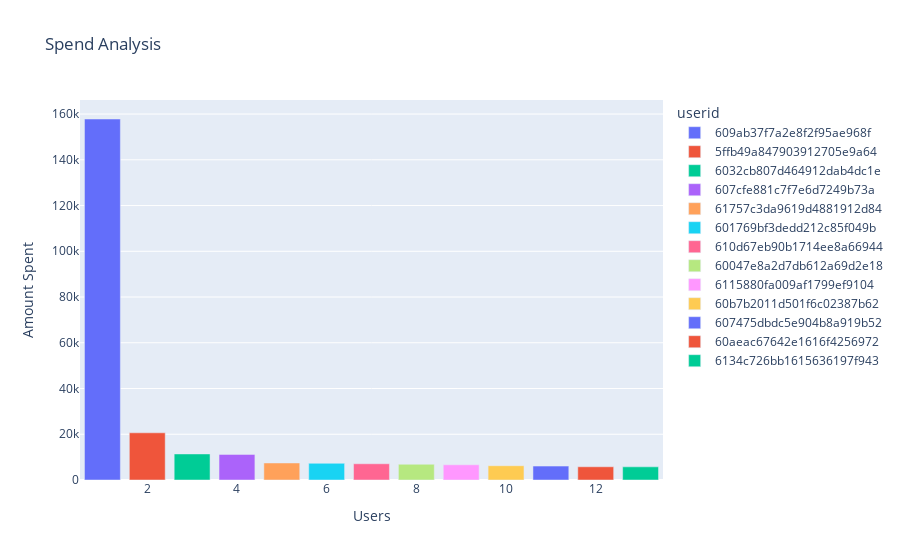

Notebook cell for this chart:
### Code cell
df1 = df[df['total_spent'] > 5000]
users = [1,2,3,4,5,6,7,8,9,10,11,12,13]
fig = px.bar(df1, x = users, y='total_spent', color = 'userid', title = 'Spend Analysis')
fig.update_layout(
    xaxis_title="Users",
    yaxis_title="Amount Spent")
fig.show()

### Figure 1 — Plotly figure (JSON) as saved in the notebook; plotly's stock layout.template omitted (floating-point values rounded to 4 significant figures)
{"data": [{"alignmentgroup": "True", "hovertemplate": "userid=609ab37f7a2e8f2f95ae968f<br>x=%{x}<br>total_spent=%{y}<extra></extra>", "legendgroup": "609ab37f7a2e8f2f95ae968f", "marker": {"color": "#636efa", "pattern": {"shape": ""}}, "name": "609ab37f7a2e8f2f95ae968f", "offsetgroup": "609ab37f7a2e8f2f95ae968f", "orientation": "v", "showlegend": true, "textposition": "auto", "type": "bar", "x": [1], "xaxis": "x", "y": [157800.0], "yaxis": "y"}, {"alignmentgroup": "True", "hovertemplate": "userid=5ffb49a847903912705e9a64<br>x=%{x}<br>total_spent=%{y}<extra></extra>", "legendgroup": "5ffb49a847903912705e9a64", "marker": {"color": "#EF553B", "pattern": {"shape": ""}}, "name": "5ffb49a847903912705e9a64", "offsetgroup": "5ffb49a847903912705e9a64", "orientation": "v", "showlegend": true, "textposition": "auto", "type": "bar", "x": [2], "xaxis": "x", "y": [20630.0], "yaxis": "y"}, {"alignmentgroup": "True", "hovertemplate": "userid=6032cb807d464912dab4dc1e<br>x=%{x}<br>total_spent=%{y}<extra></extra>", "legendgroup": "6032cb807d464912dab4dc1e", "marker": {"color": "#00cc96", "pattern": {"shape": ""}}, "name": "6032cb807d464912dab4dc1e", "offsetgroup": "6032cb807d464912dab4dc1e", "orientation": "v", "showlegend": true, "textposition": "auto", "type": "bar", "x": [3], "xaxis": "x", "y": [11390.0], "yaxis": "y"}, {"alignmentgroup": "True", "hovertemplate": "userid=607cfe881c7f7e6d7249b73a<br>x=%{x}<br>total_spent=%{y}<extra></extra>", "legendgroup": "607cfe881c7f7e6d7249b73a", "marker": {"color": "#ab63fa", "pattern": {"shape": ""}}, "name": "607cfe881c7f7e6d7249b73a", "offsetgroup": "607cfe881c7f7e6d7249b73a", "orientation": "v", "showlegend": true, "textposition": "auto", "type": "bar", "x": [4], "xaxis": "x", "y": [11190.0], "yaxis": "y"}, {"alignmentgroup": "True", "hovertemplate": "userid=61757c3da9619d4881912d84<br>x=%{x}<br>total_spent=%{y}<extra></extra>", "legendgroup": "61757c3da9619d4881912d84", "marker": {"color": "#FFA15A", "pattern": {"shape": ""}}, "name": "61757c3da9619d4881912d84", "offsetgroup": "61757c3da9619d4881912d84", "orientation": "v", "showlegend": true, "textposition": "auto", "type": "bar", "x": [5], "xaxis": "x", "y": [7441.0], "yaxis": "y"}, {"alignmentgroup": "True", "hovertemplate": "userid=601769bf3dedd212c85f049b<br>x=%{x}<br>total_spent=%{y}<extra></extra>", "legendgroup": "601769bf3dedd212c85f049b", "marker": {"color": "#19d3f3", "pattern": {"shape": ""}}, "name": "601769bf3dedd212c85f049b", "offsetgroup": "601769bf3dedd212c85f049b", "orientation": "v", "showlegend": true, "textposition": "auto", "type": "bar", "x": [6], "xaxis": "x", "y": [7301.0], "yaxis": "y"}, {"alignmentgroup": "True", "hovertemplate": "userid=610d67eb90b1714ee8a66944<br>x=%{x}<br>total_spent=%{y}<extra></extra>", "legendgroup": "610d67eb90b1714ee8a66944", "marker": {"color": "#FF6692", "pattern": {"shape": ""}}, "name": "610d67eb90b1714ee8a66944", "offsetgroup": "610d67eb90b1714ee8a66944", "orientation": "v", "showlegend": true, "textposition": "auto", "type": "bar", "x": [7], "xaxis": "x", "y": [7090.0], "yaxis": "y"}, {"alignmentgroup": "True", "hovertemplate": "userid=60047e8a2d7db612a69d2e18<br>x=%{x}<br>total_spent=%{y}<extra></extra>", "legendgroup": "60047e8a2d7db612a69d2e18", "marker": {"color": "#B6E880", "pattern": {"shape": ""}}, "name": "60047e8a2d7db612a69d2e18", "offsetgroup": "60047e8a2d7db612a69d2e18", "orientation": "v", "showlegend": true, "textposition": "auto", "type": "bar", "x": [8], "xaxis": "x", "y": [6887.0], "yaxis": "y"}, {"alignmentgroup": "True", "hovertemplate": "userid=6115880fa009af1799ef9104<br>x=%{x}<br>total_spent=%{y}<extra></extra>", "legendgroup": "6115880fa009af1799ef9104", "marker": {"color": "#FF97FF", "pattern": {"shape": ""}}, "name": "6115880fa009af1799ef9104", "offsetgroup": "6115880fa009af1799ef9104", "orientation": "v", "showlegend": true, "textposition": "auto", "type": "bar", "x": [9], "xaxis": "x", "y": [6652.0], "yaxis": "y"}, {"alignmentgroup": "True", "hovertemplate": "userid=60b7b2011d501f6c02387b62<br>x=%{x}<br>total_spent=%{y}<extra></extra>", "legendgroup": "60b7b2011d501f6c02387b62", "marker": {"color": "#FECB52", "pattern": {"shape": ""}}, "name": "60b7b2011d501f6c02387b62", "offsetgroup": "60b7b2011d501f6c02387b62", "orientation": "v", "showlegend": true, "textposition": "auto", "type": "bar", "x": [10], "xaxis": "x", "y": [6240.0], "yaxis": "y"}, {"alignmentgroup": "True", "hovertemplate": "userid=607475dbdc5e904b8a919b52<br>x=%{x}<br>total_spent=%{y}<extra></extra>", "legendgroup": "607475dbdc5e904b8a919b52", "marker": {"color": "#636efa", "pattern": {"shape": ""}}, "name": "607475dbdc5e904b8a919b52", "offsetgroup": "607475dbdc5e904b8a919b52", "orientation": "v", "showlegend": true, "textposition": "auto", "type": "bar", "x": [11], "xaxis": "x", "y": [6087.0], "yaxis": "y"}, {"alignmentgroup": "True", "hovertemplate": "userid=60aeac67642e1616f4256972<br>x=%{x}<br>total_spent=%{y}<extra></extra>", "legendgroup": "60aeac67642e1616f4256972", "marker": {"color": "#EF553B", "pattern": {"shape": ""}}, "name": "60aeac67642e1616f4256972", "offsetgroup": "60aeac67642e1616f4256972", "orientation": "v", "showlegend": true, "textposition": "auto", "type": "bar", "x": [12], "xaxis": "x", "y": [5780.0], "yaxis": "y"}, {"alignmentgroup": "True", "hovertemplate": "userid=6134c726bb1615636197f943<br>x=%{x}<br>total_spent=%{y}<extra></extra>", "legendgroup": "6134c726bb1615636197f943", "marker": {"color": "#00cc96", "pattern": {"shape": ""}}, "name": "6134c726bb1615636197f943", "offsetgroup": "6134c726bb1615636197f943", "orientation": "v", "showlegend": true, "textposition": "auto", "type": "bar", "x": [13], "xaxis": "x", "y": [5755.0], "yaxis": "y"}], "layout": {"barmode": "relative", "legend": {"title": {"text": "userid"}, "tracegroupgap": 0}, "title": {"text": "Spend Analysis"}, "xaxis": {"anchor": "y", "domain": [0, 1], "title": {"text": "Users"}}, "yaxis": {"anchor": "x", "domain": [0, 1], "title": {"text": "Amount Spent"}}}}
